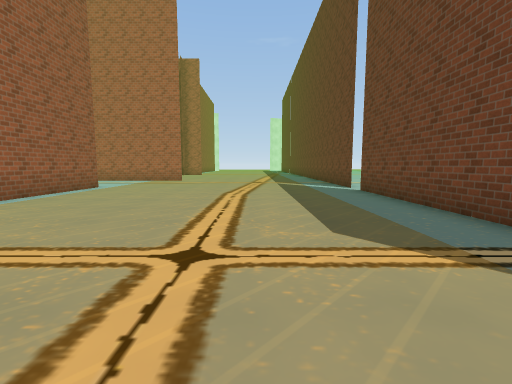
[1] (above)

22 first-person views from a walk through a 3-D level made in the Unity game engine. The camera is 1.4 m above the floor, tilts 6° down and sees 90° across. The floor is counted in squares, 1.8 m on a side. Each view is taken from the middle of a square. On the plan, view 1 faces up. The plan holds only what a view shows up to about 10 squares ahead; the rest is blank. The place goes on beyond the plan. The player is left out. Some surface patterns are stand-ins.

[2]
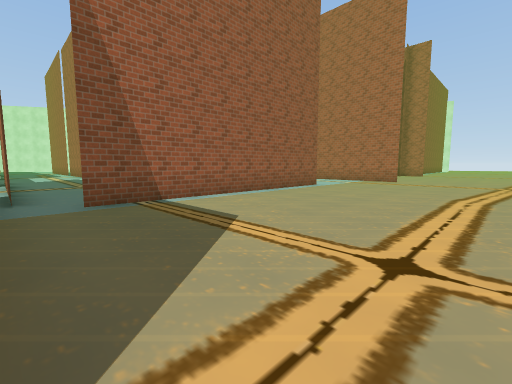

[3]
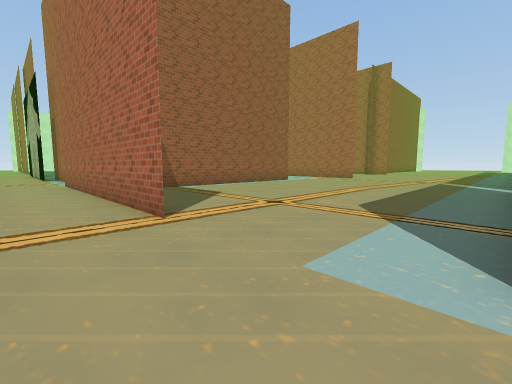

[4]
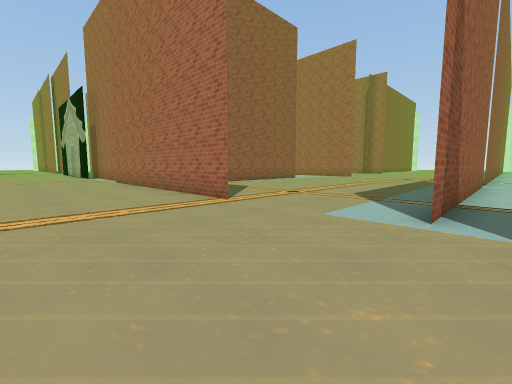

[5]
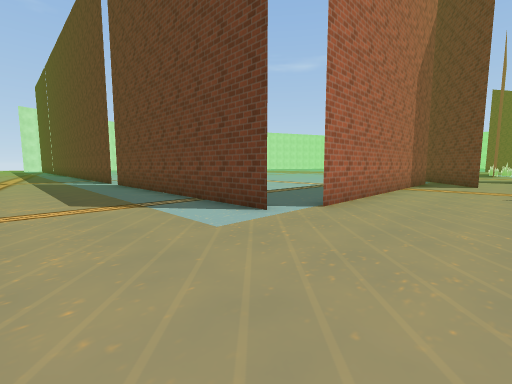

[6]
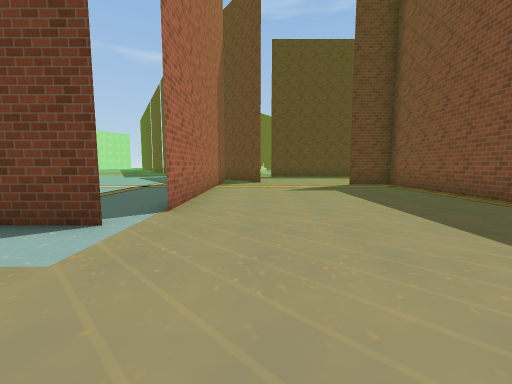

[7]
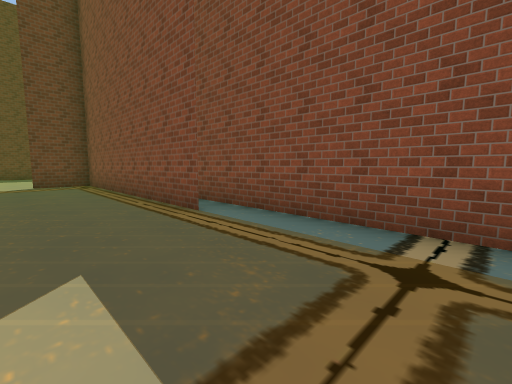

[8]
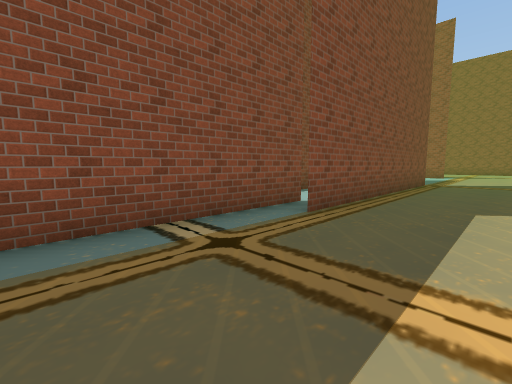

[9]
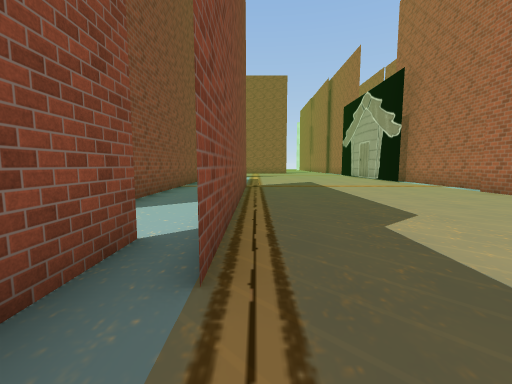

[10]
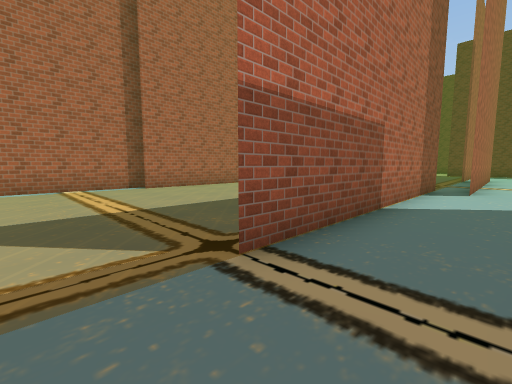

[11]
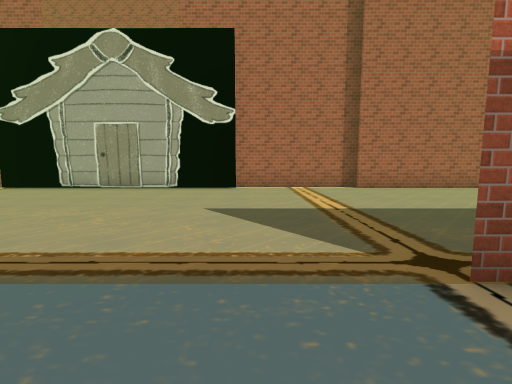

[12]
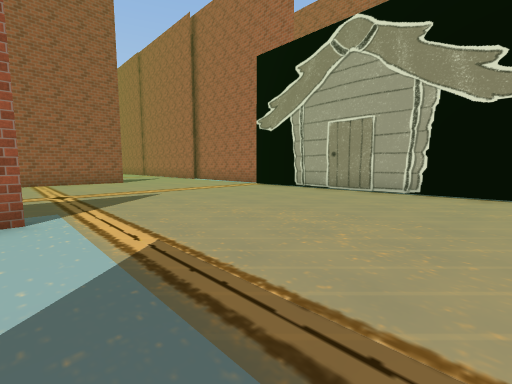

[13]
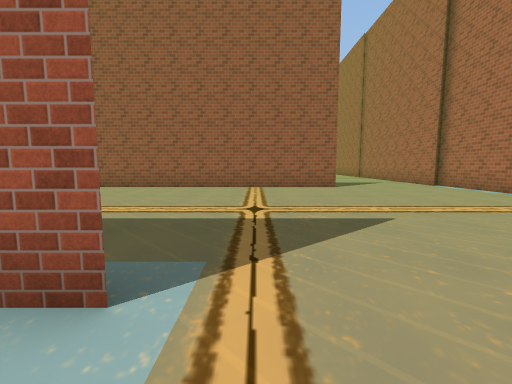

[14]
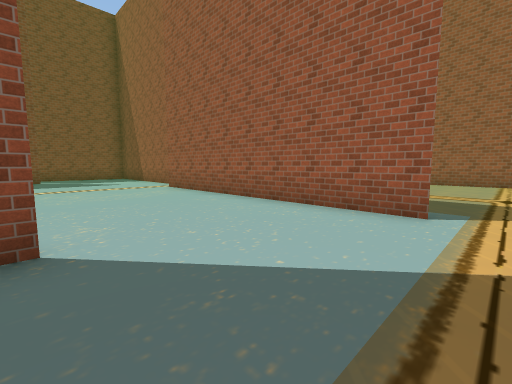

[15]
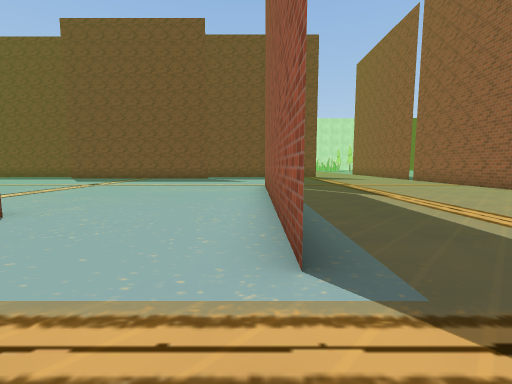

[16]
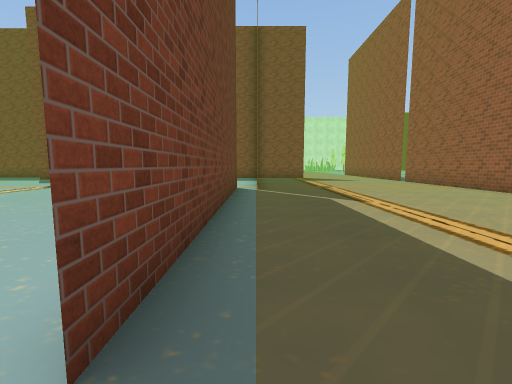

[17]
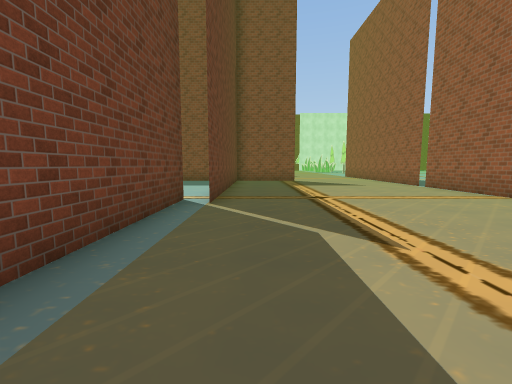

[18]
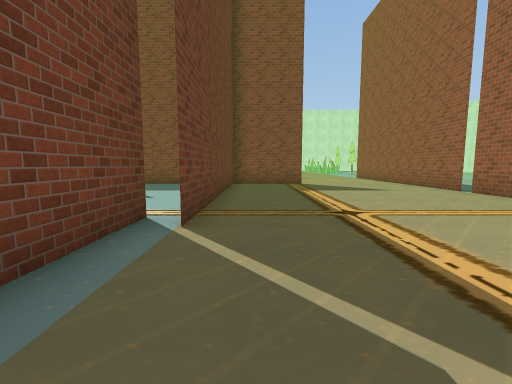

[19]
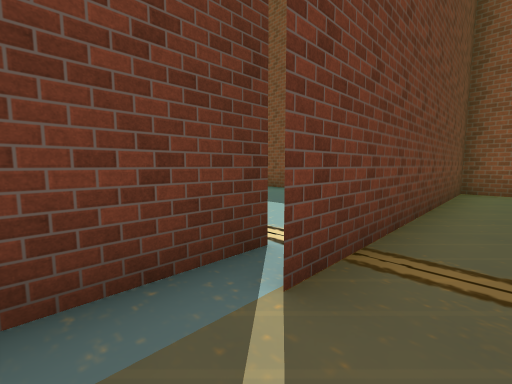

[20]
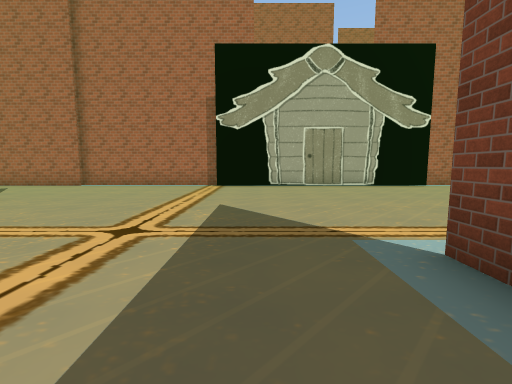

[21]
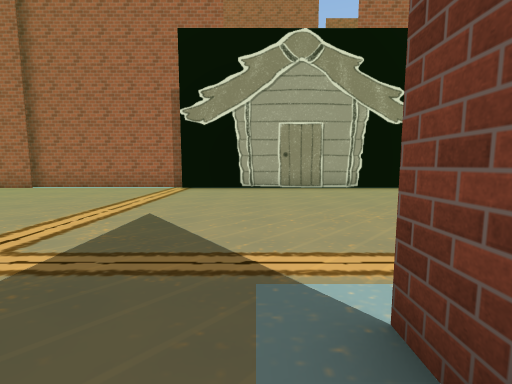

[22]
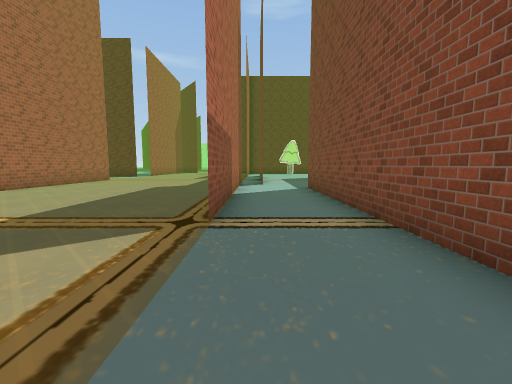

### Floor plan
Points are (right, up) in squares from view 1. A wall is a line through its corners. A room is listed if a view was taken in it or the views show most of it. See-through windows are left out.
Room 1 (views 1, 2)
walls: (3.3, 8.8) (3.3, 10.1); (-5.6, 9.1) (-5.6, 1); (3.3, 0) (3.3, 8.1)
ways out: opening at (1, 0.3) to room 2; opening at (-6, 10); gap at (-6, 1); gap at (3, 8.5)
Room 2 (views 3, 4, 5, 6, 7, 8, 9, 10, 11, 12, 13, 14, 15, 16, 17, 18, 19, 20, 21, 22)
walls: (-13.2, -9.8) (-5.1, -9.8); (-12.6, -0.5) (-20.5, -0.5); (-3.8, -8.3) (4.2, -8.3); (-3.5, -7.4) (-10.6, -7.4) (-2.5, -7.4); (-6.6, 0.1) (-12.8, 0.1); (-17.3, -15.9) (-17.3, -7.8) (-17.3, -11.5); (-20.5, 0.1) (-26.1, 0.1); (-0.5, -0.3) (-8.6, -0.3); (-25.1, -4.1) (-25.1, -19.2); (2.8, -7.4) (10.3, -7.4) (10.3, -5.8); (-25.6, -0.3) (-28.5, -0.3); (-18.1, -22.5) (-18.1, -15.1); (-25.1, -19.5) (-25.1, -22.1); (11.5, -0.5) (4.2, -0.5)
ways out: opening at (1, 0.3) to room 1; opening at (-15, -10.7); opening at (-4.7, -9); opening at (4, 0); gap at (-25, -19)

Where each view was taken, in squares from view 1:
view 1: 0 up, 0 right, facing up
view 2: 0 up, 0 right, facing up-left
view 3: 2 down, 3 right, facing up-left
view 4: 4 down, 4 right, facing up-left
view 5: 3 down, 0 right, facing up-right
view 6: 2 down, 0 right, facing right
view 7: 5 down, 1 left, facing down-right
view 8: 5 down, 1 right, facing down-left
view 9: 7 down, 1 left, facing left
view 10: 9 down, 12 left, facing up-right
view 11: 9 down, 12 left, facing up
view 12: 8 down, 13 left, facing up-left
view 13: 7 down, 16 left, facing left
view 14: 7 down, 13 left, facing down-left
view 15: 6 down, 17 left, facing down
view 16: 7 down, 18 left, facing down
view 17: 10 down, 19 left, facing down
view 18: 12 down, 19 left, facing down
view 19: 14 down, 19 left, facing down-right
view 20: 10 down, 19 left, facing up
view 21: 9 down, 18 left, facing up
view 22: 8 down, 14 left, facing right
